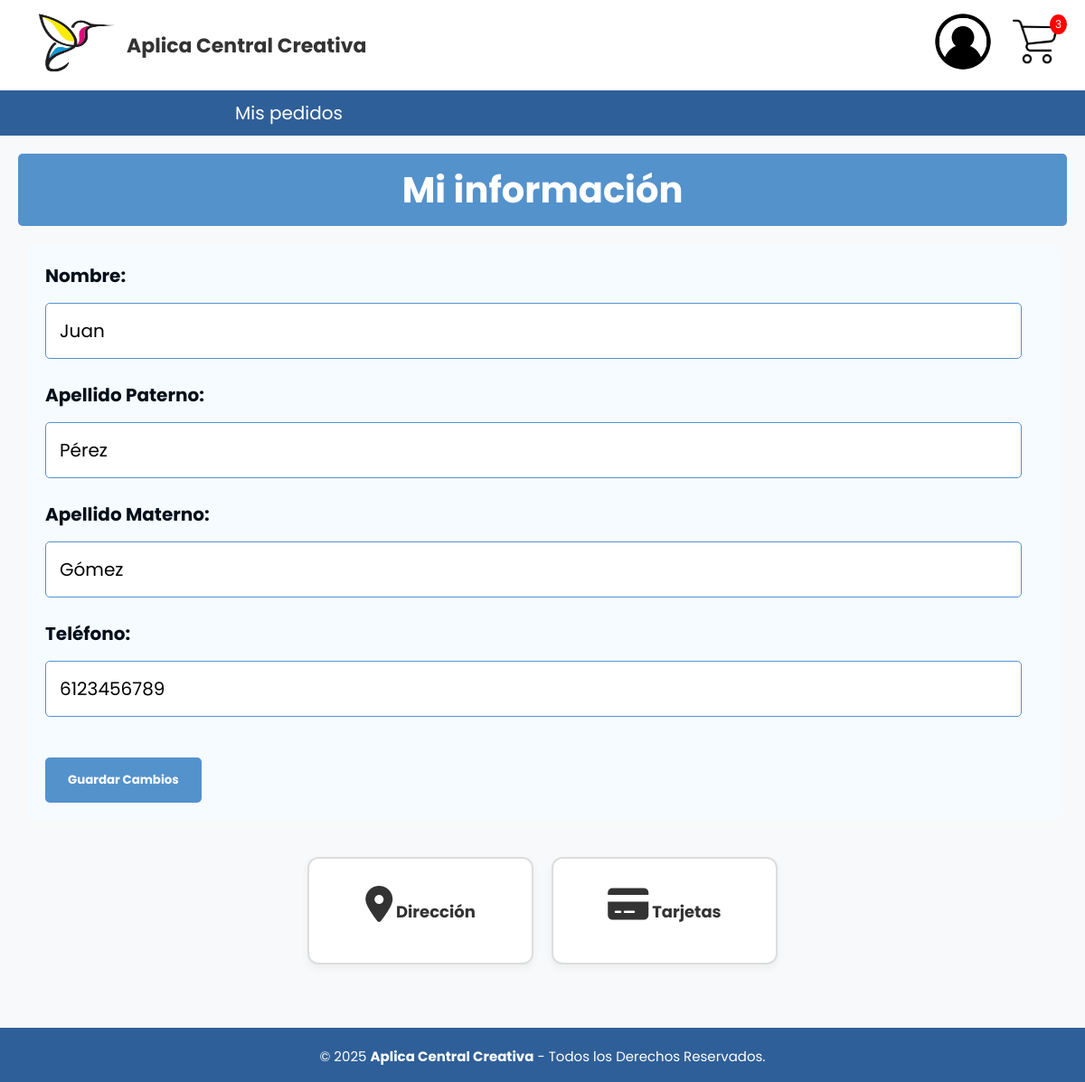
/Perfil/Perfil.php (signed in), run on the app's committed database.
### tables this page shows
CREATE TABLE cliente (
id_cliente INT NOT NULL PRIMARY KEY AUTO_INCREMENT,
id_usuario INT NOT NULL,
nom_persona VARCHAR(50) NOT NULL,
apellido_paterno VARCHAR(20) NOT NULL,
apellido_materno VARCHAR(20) NOT NULL,
telefono VARCHAR(10) NOT NULL,
monedero DECIMAL(6,2) DEFAULT 0,
CONSTRAINT fk_usuario FOREIGN KEY (id_usuario) REFERENCES usuario(id_usuario)
);

### Perfil/Perfil.php (the view, shortened to what this page needs)
<?php
include('../Nav/header.php');
include '../BD/ConexionBD.php';
$id_usuario = $_SESSION['id_usuario'];
?>
<!DOCTYPE html>
<html lang="es">
<head>
    <link rel="stylesheet" href="https://cdnjs.cloudflare.com/ajax/libs/font-awesome/6.5.0/css/all.min.css">
</head>
<body>
<div class="datos_perfil_container">
<h1 class="titulo">Mi información</h1>
<form action="actualizar_clientes.php" method="POST" class="form_edi_usuario">
    <?php
    $query_cliente = "SELECT id_cliente, nom_persona, apellido_paterno, apellido_materno, telefono
                      FROM cliente
                      WHERE id_usuario = ?";
    $stmt = $conn->prepare($query_cliente);
    $stmt->bind_param("i", $id_usuario);
    $stmt->execute();
    $result = $stmt->get_result();
    while ($row = $result->fetch_assoc()) {
        ?>
            <label>Nombre:</label><br>
            <input type="text" name="nom_persona[]" value="<?= htmlspecialchars($row['nom_persona']) ?>"><br>
            <label>Apellido Paterno:</label><br>
            <input type="text" name="apellido_paterno[]" value="<?= htmlspecialchars($row['apellido_paterno']) ?>"><br>
            <label>Apellido Materno:</label><br>
            <input type="text" name="apellido_materno[]" value="<?= htmlspecialchars($row['apellido_materno']) ?>"><br>
            <label>Teléfono:</label><br>
            <input type="text" name="telefono[]" value="<?= htmlspecialchars($row['telefono']) ?>"><br>
            <input class="btn" type="submit" value="Guardar Cambios">
        <?php
    }
    ?>
</form>
</div>
        <div class="paneles-container">
    <a href="direccion_usuario.php" class="panel">
        <i class="fas fa-map-marker-alt icono"></i>
        <span>Dirección</span>
    </a>
    <a href="Formas_pago.php" class="panel">
        <i class="fas fa-credit-card icono"></i>
        <span>Tarjetas</span>
    </a>
</div>
</body>
<?php
include('../Nav/footer.php');
?>
</html>

### CSS/cabecera.css (style rules this page uses)
html { font-size: 20px; overflow-y: auto; font-family: 'Poppins', sans-serif; }

### CSS/menu.css (style rules this page uses)
* { padding: 0px; margin: 0px; }

### CSS/tablas_boton.css (style rules this page uses)
.titulo { background-color: #5492cc; color: white; padding: 10px 20px; border: none; border-radius: 5px; cursor: pointer; font-family: 'Poppins', sans-serif; margin-left: 20px; margin-top: 20px; margin-right: 20px; }
a { text-decoration: underline; color: rgb(0, 0, 0); }

### CSS/formularios.css (style rules this page uses)
.titulo { background-color: #5492cc; color: white; padding: 10px 20px; border: none; border-radius: 5px; cursor: pointer; font-family: 'Poppins', sans-serif; margin-left: 20px; margin-top: 20px; margin-bottom: 20px; margin-right: 20px; }
.form_edi_usuario { max-width: 100%; margin: 20px auto; padding: 20px; background-color: #f6fbff; border-radius: 10px; box-shadow: 0 0 10px rgba(0, 0, 0, 0); font-family: 'Poppins', sans-serif; max-width: 95%; margin-top: 20px; margin-bottom: 20px; margin: 0 auto; padding: 20px; }
.form_edi_usuario input[type="text"], .form_edi_usuario input[type="password"], .form_edi_usuario input[type="number"], .form_edi_usuario input[type="datetime-local"], .form_edi_usuario input[type="option"] .form_edi_usuario select { width: calc(100% - 20px); padding: 15px; margin-bottom: 15px; border: 1px solid #5492cc; border-radius: 5px; box-sizing: border-box; font-family: 'Poppins', sans-serif; font-size: 20px; }
.form_edi_usuario input[type="submit"] { background-color: #5492cc; color: white; padding: 15px 25px; border: none; border-radius: 5px; cursor: pointer; font-family: 'Poppins', sans-serif; margin-top: 20px; font-weight: bold; }
.form_edi_usuario label { display: block; margin-bottom: 5px; font-weight: bold; color: #030f1a; font-size: 20px; font-family: 'Poppins', sans-serif; }
* { font-family: 'Poppins', sans-serif; margin: 0; padding: 0; box-sizing: border-box; }

### CSS/departamentos.css (style rules this page uses)
a { text-decoration: underline; color: purple; }

### CSS/cabecera2.css (style rules this page uses)
* { padding: 0px; margin: 0px; }
h1, h2 { color: #000000; }

### CSS/Carrito.css (style rules this page uses)
body { font-family: 'Segoe UI', Tahoma, Geneva, Verdana, sans-serif; background-color: #f4f4f9; color: #000000; }
h1 { text-align: center; margin-bottom: 30px; color: #000000; }

### CSS/direccion.css (style rules this page uses)
body { font-family: 'Segoe UI', Tahoma, Geneva, Verdana, sans-serif; background-color: #f4f4f9; color: #000000; }
h1 { text-align: center; margin-bottom: 30px; color: #000000; }
label { display: block; margin-bottom: 10px; font-size: 20px; cursor: pointer; }

### CSS/Perfil.css (style rules this page uses)
.paneles-container { display: flex; flex-direction: column; gap: 20px; padding: 40px; max-width: 600px; margin: 0 auto; }
@media (min-width: 600px) { .paneles-container { flex-direction: row; justify-content: space-between; } }
.panel { flex: 1; background-color: #ffffff; border: 2px solid #ddd; border-radius: 12px; text-align: center; padding: 30px 20px; text-decoration: none; color: #333; font-size: 18px; font-weight: bold; transition: all 0.3s ease; box-shadow: 0 4px 10px rgba(0,0,0,0.05); }
.icono { font-size: 40px; margin-bottom: 15px; display: block; }

### CSS/confirmar_pedido.css (style rules this page uses)
body { font-family: 'Segoe UI', Tahoma, Geneva, Verdana, sans-serif; background-color: #f4f4f9; color: #000000; margin: 0; padding: 0; }
h1 { text-align: center; color: #000000; margin-top: 20px; }

### CSS/reporte_ventas.css (style rules this page uses)
body { font-family: Arial, sans-serif; background-color: #f8f9fa; color: #333; }

### CSS/seguimiento_pedido.css (style rules this page uses)
form { margin-top: 20px; display: flex; gap: 10px; flex-wrap: wrap; }

### data on the page
cliente: nom_persona "Juan", apellido_paterno "Pérez", apellido_materno "Gómez", telefono "6123456789"

### other printed values
$total_cantidad "3"
$nombre "Mis pedidos"
